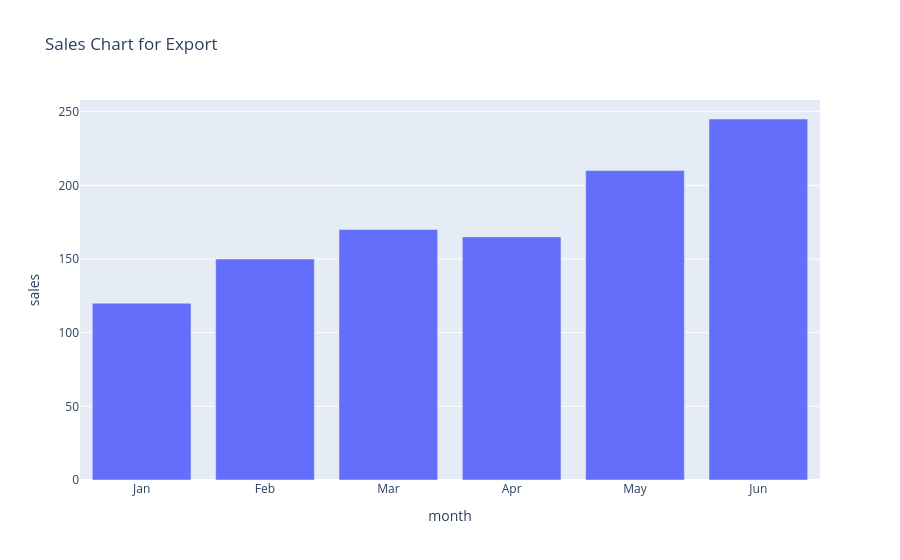

Notebook source saved alongside this figure:
### Markdown cell above
10. Save and Final Notes

You can export Plotly figures as HTML files for sharing.

### Code cell
fig = px.bar(
    sales_df,
    x='month',
    y='sales',
    title='Sales Chart for Export'
)
fig.write_html('plotly_sales.html')
print('Saved as plotly_sales.html')
fig.show()
fig.write_html("plot.html")

### Figure 1 — Plotly figure (JSON) as saved in the notebook; plotly's stock layout.template omitted (floating-point values rounded to 4 significant figures)
{"data": [{"hovertemplate": "month=%{x}<br>sales=%{y}<extra></extra>", "legendgroup": "", "marker": {"color": "#636efa", "pattern": {"shape": ""}}, "name": "", "orientation": "v", "showlegend": false, "textposition": "auto", "type": "bar", "x": ["Jan", "Feb", "Mar", "Apr", "May", "Jun"], "xaxis": "x", "y": [120, 150, 170, 165, 210, 245], "yaxis": "y"}], "layout": {"barmode": "relative", "legend": {"tracegroupgap": 0}, "title": {"text": "Sales Chart for Export"}, "xaxis": {"anchor": "y", "domain": [0, 1], "title": {"text": "month"}}, "yaxis": {"anchor": "x", "domain": [0, 1], "title": {"text": "sales"}}}}
